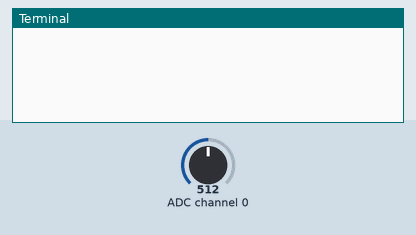
Recording of a program running on a simulated Raspberry Pi (BCM pin numbers). Shown: the last lines printed to the terminal. The inputs (shaded band) are chosen by the test bench; at power-on: ADC channel 0 = 512 (analog values on the 0–1023 scale).

Above: at 1.2 s.
1.3 s: ADC channel 0 set to 716
At 2.5 s:
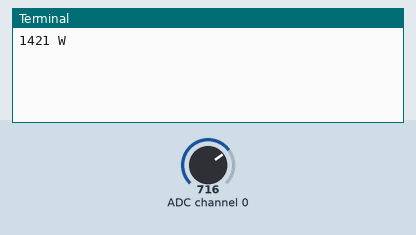
4.2 s: ADC channel 0 set to 900
At 5.5 s:
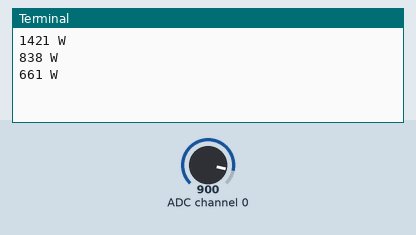
Timing chart, 0 to 7.2 s (numbered marks = the images above; inputs shaded):
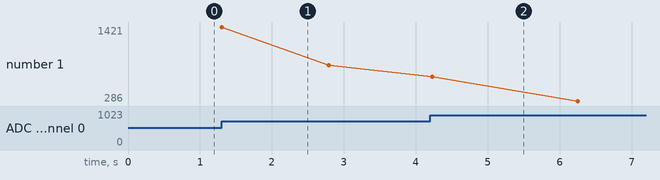

Measured:
- after the input at 1.3 s, the terminal: prints a new line at once (image 1)
- after the input at 4.2 s, the terminal: prints a new line at once (image 2)
- plotted number 1: 838 → 286 after the input at 4.2 s

The program:

mcp3008Current.py
```python
#!/usr/bin/python
# -*- coding: utf-8 -*-
# mcp3008Current.py - read an SCT013 on CH0 of an MCP3008 on a Raspberry Pi
# mostly nicked from
#  http://jeremyblythe.blogspot.ca/2012/09/raspberry-pi-hardware-spi-analog-inputs.html

import spidev
import time
debug = True

spi = spidev.SpiDev()
spi.open(0, 0)

def readadc(adcnum):
        # read SPI data from MCP3008 chip, 8 possible adc's (0 thru 7)
    if adcnum > 7 or adcnum < 0:
        return -1
    r = spi.xfer2([1, 8 + adcnum << 4, 0])
    adcout = ((r[1] & 3) << 8) + r[2]
    return adcout

i = 0
amps = 0.0
value = 0
vero = True
while vero:
    if i % 1000 == 0 and i != 0:
        val = abs(amps/1000.0 - 1022.0)
        if val > 40:
            print "%s W" % int((40 + 3 * (val -40)))
        else:
            print "%s W" % int((val * 1.5))
        amps = 0
        i = 0
    value = readadc(0)
    amps += value
    i +=1
```
